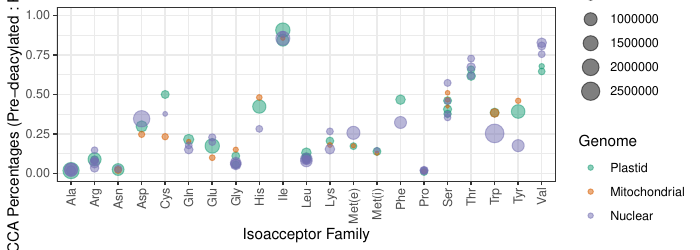

Write R code to recreate this figure.
library(tidyverse)


CCA_data = read.csv("combined_pairwise_comparisons.aaRS_class.csv")

CCA_data = separate(CCA_data, col="Gene", into = c("Genome2", "Species", "AA", "ID_num"), sep = "-")
CCA_data$AA = substr(CCA_data$AA, 1, nchar(CCA_data$AA) - 3)
CCA_data$AA = CCA_data$AA %>% str_replace("eMet", "Met(e)")
CCA_data$AA = CCA_data$AA %>% str_replace("iMet", "Met(i)")
CCA_data $Genome = factor(CCA_data $Genome, levels=c("Plastid", "Mitochondrial", "Nuclear"))

CCA_data %>% filter(Comparison == "Periodate vs Deacylated") %>% 
  group_by(Genome, AA, Isodecoder) %>% 
  summarize(CCAratio = mean(CCA_2/CCA_1), Reads = mean(Total_Reads)) %>% 
  ggplot(aes(x=AA, y=CCAratio, color=Genome, size=Reads)) +
    geom_point(alpha=0.5) + theme_bw() +
    theme(axis.text.x = element_text(angle = 90, vjust = 0.5, hjust = 1)) +
    scale_color_brewer(palette = "Dark2") + 
    ylim(c(0,1)) + xlab("Isoacceptor Family") +
    ylab("Ratio of CCA Percentages (Pre-deacylated : Periodate Treated)")

ggsave("~/Downloads/Predeacylation_AA_retention.pdf", width=7, height=2.5)